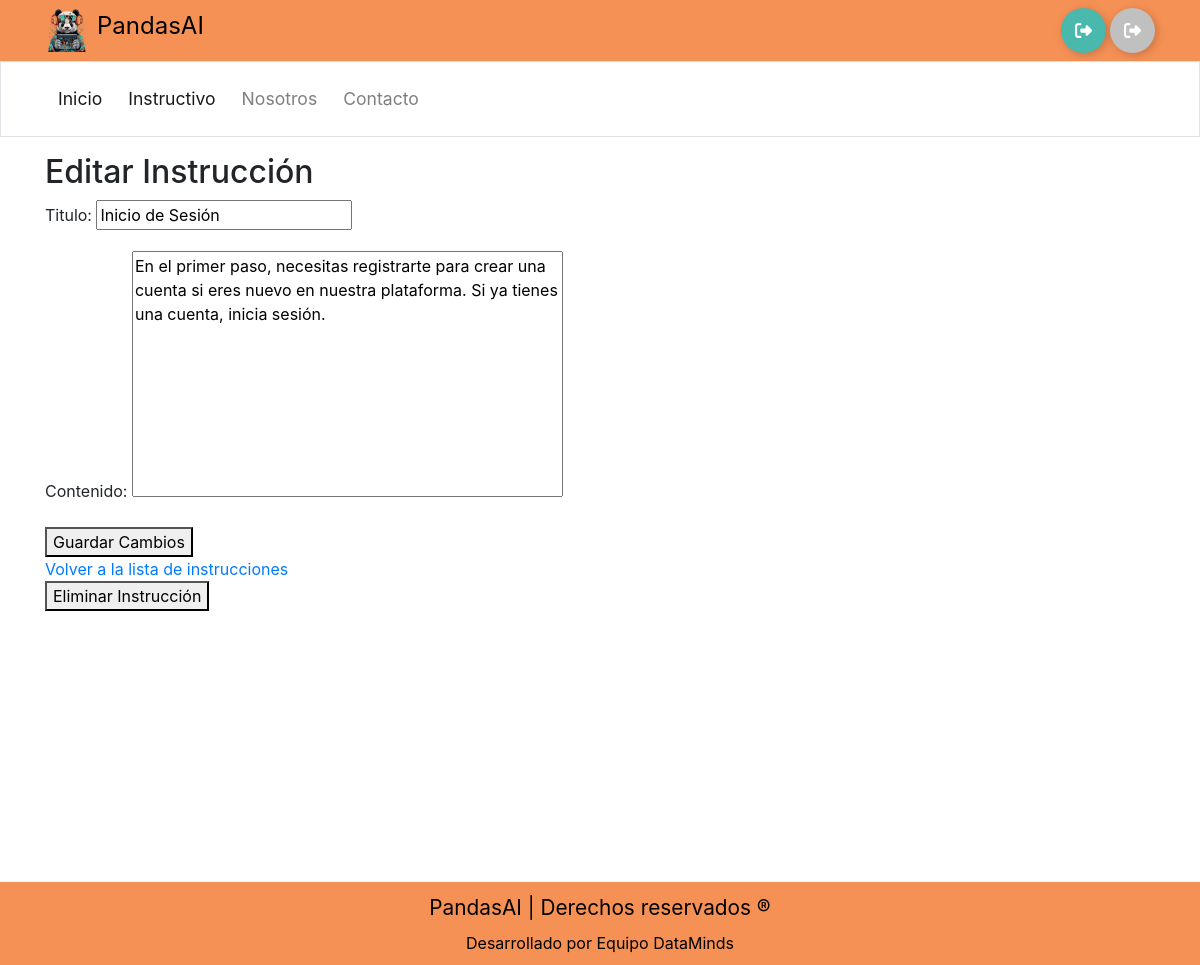
Screenshot of /instructivo/instrucciones/editar/1/ with the database file from the repository.
### instructivo/models.py (models this page shows, shortened)
class Instruccion(models.Model):
    titulo = models.CharField(max_length=100)
    contenido = models.TextField()

### instructivo/views.py (the view)
# urls.py: path('instrucciones/editar/<int:pk>/', InstruccionUpdateView.as_view(), name='editar_instruccion'),
class InstruccionUpdateView(UpdateView):
    model = Instruccion
    form_class = InstruccionForm
    template_name = 'instructivo/editar_instruccion.html'
    success_url = reverse_lazy('listar_instrucciones')

### instructivo/forms.py
class InstruccionForm(forms.ModelForm):
    class Meta:
        model = Instruccion  # Especifica el modelo asociado
        fields = ['titulo', 'contenido']  # Lista de campos a incluir en el formulario

### templates/instructivo/editar_instruccion.html (shortened to what this page needs)
{% extends "base/layout.html" %}
{% block content %}
  <h2>Editar Instrucción</h2>
  <form method="post">
    {{ form.as_p }}
    <button type="submit">Guardar Cambios</button>
  </form>
  <a href="{% url 'listar_instrucciones' %}">Volver a la lista de instrucciones</a>
  <form method="post" action="{% url 'eliminar_instruccion' instruccion.id %}">
    <button type="submit">Eliminar Instrucción</button>
  </form>
{% endblock %}

### static/style.css (style rules this page uses)
textarea { resize: none; }
a { text-decoration: none !important; }

### rows the page displays
Instruccion: titulo "Inicio de Sesión", contenido "En el primer paso, necesitas registrarte para crear una cuenta si eres nuevo en nuestra plataforma. Si ya tienes una cuenta, inicia sesión."
